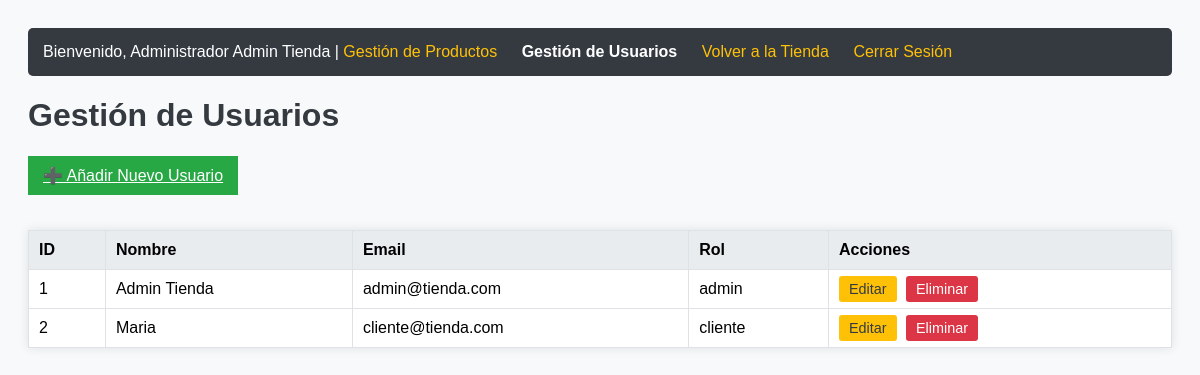
Page /admin/admin_usuarios.php (signed in) on the committed database.
### tables this page shows
CREATE TABLE usuarios (
     
    id SERIAL PRIMARY KEY,
    nombre VARCHAR(100) NOT NULL,
    email VARCHAR(255) NOT NULL UNIQUE,
    password VARCHAR(255) NOT NULL,
    rol VARCHAR(15) NOT NULL DEFAULT 'cliente'
);

### src/data/DBUsuarios.php (called while the page is built, shortened)
<?php
function obtenerTodosLosUsuarios() {
    $db = conectarDB();
    $sql = "SELECT id, nombre, email, rol FROM usuarios ORDER BY id ASC";
    $resultado = $db->query($sql);
    $usuarios = [];
    if ($resultado) {
        while ($fila = $resultado->fetch_assoc()) {
            $usuarios[] = $fila;
        }
    }
    return $usuarios;
}

### admin/admin_usuarios.php (the view, shortened to what this page needs)
<?php
require_once __DIR__ . '/../src/data/DBUsuarios.php';
$usuarios = obtenerTodosLosUsuarios();
?>
<!DOCTYPE html>
<html lang="es">
<head>
</head>
<body>
    <div class="header">
        Bienvenido, Administrador <?php echo htmlspecialchars($_SESSION['usuario']['nombre']); ?> |
        <a href="dashboard.php">Gestión de Productos</a>
        <span class="active-link" style="color: white; font-weight: bold; margin-right: 20px;">Gestión de Usuarios</span>
        <a href="../index.php">Volver a la Tienda</a>
        <a href="../logout.php">Cerrar Sesión</a>
    </div>
    <h1>Gestión de Usuarios</h1>
    <a href="usuarios_form.php" class="btn-new">➕ Añadir Nuevo Usuario</a>
    <table>
        <thead>
            <tr>
                <th>ID</th>
                <th>Nombre</th>
                <th>Email</th>
                <th>Rol</th>
                <th>Acciones</th>
            </tr>
        </thead>
        <tbody>
            <?php
            if (!empty($usuarios)) {
                foreach ($usuarios as $usuario) {
            ?>
                    <tr>
                        <td><?php echo $usuario['id']; ?></td>
                        <td><?php echo htmlspecialchars($usuario['nombre']); ?></td>
                        <td><?php echo htmlspecialchars($usuario['email']); ?></td>
                        <td><?php echo htmlspecialchars($usuario['rol']); ?></td>
                        <td>
                            <a href="usuarios_form.php?id=<?php echo $usuario['id']; ?>" class="btn btn-edit">Editar</a>
                            <a href="procesar_usuarios.php?action=delete&id=<?php echo $usuario['id']; ?>" class="btn btn-delete" onclick="return confirm('¿Estás seguro de que quieres eliminar a este usuario?');">Eliminar</a>
                        </td>
                    </tr>
            <?php
                }
            } else {
                echo '<tr><td colspan="5">No hay usuarios registrados.</td></tr>';
            }
            ?>
        </tbody>
    </table>
</body>
</html>

### admin/admin_usuarios.php (style rules this page uses)
body { font-family: sans-serif; padding: 20px; background-color: #f8f9fa; }
.header { background-color: #343a40; color: white; padding: 15px; margin-bottom: 20px; border-radius: 5px; }
.header a { color: #ffc107; text-decoration: none; margin-right: 20px; }
h1 { color: #343a40; }
table { width: 100%; border-collapse: collapse; margin-top: 20px; background: white; box-shadow: 0 0 10px rgba(0,0,0,0.1); }
th, td { border: 1px solid #dee2e6; padding: 10px; text-align: left; }
th { background-color: #e9ecef; }
.btn { padding: 5px 10px; border-radius: 3px; text-decoration: none; margin-right: 5px; font-size: 0.9em; }
.btn-edit { background-color: #ffc107; color: #343a40; }
.btn-delete { background-color: #dc3545; color: white; }
.btn-new { background-color: #28a745; color: white; margin-bottom: 15px; display: inline-block; padding: 10px 15px; }

### rows in the picture
usuarios: id "1", nombre "Admin Tienda", email "admin@tienda.com", rol "admin"
usuarios: id "2", nombre "Maria", email "cliente@tienda.com", rol "cliente"

### other values in the picture
$_SESSION['usuario']['nombre'] "Admin Tienda"
